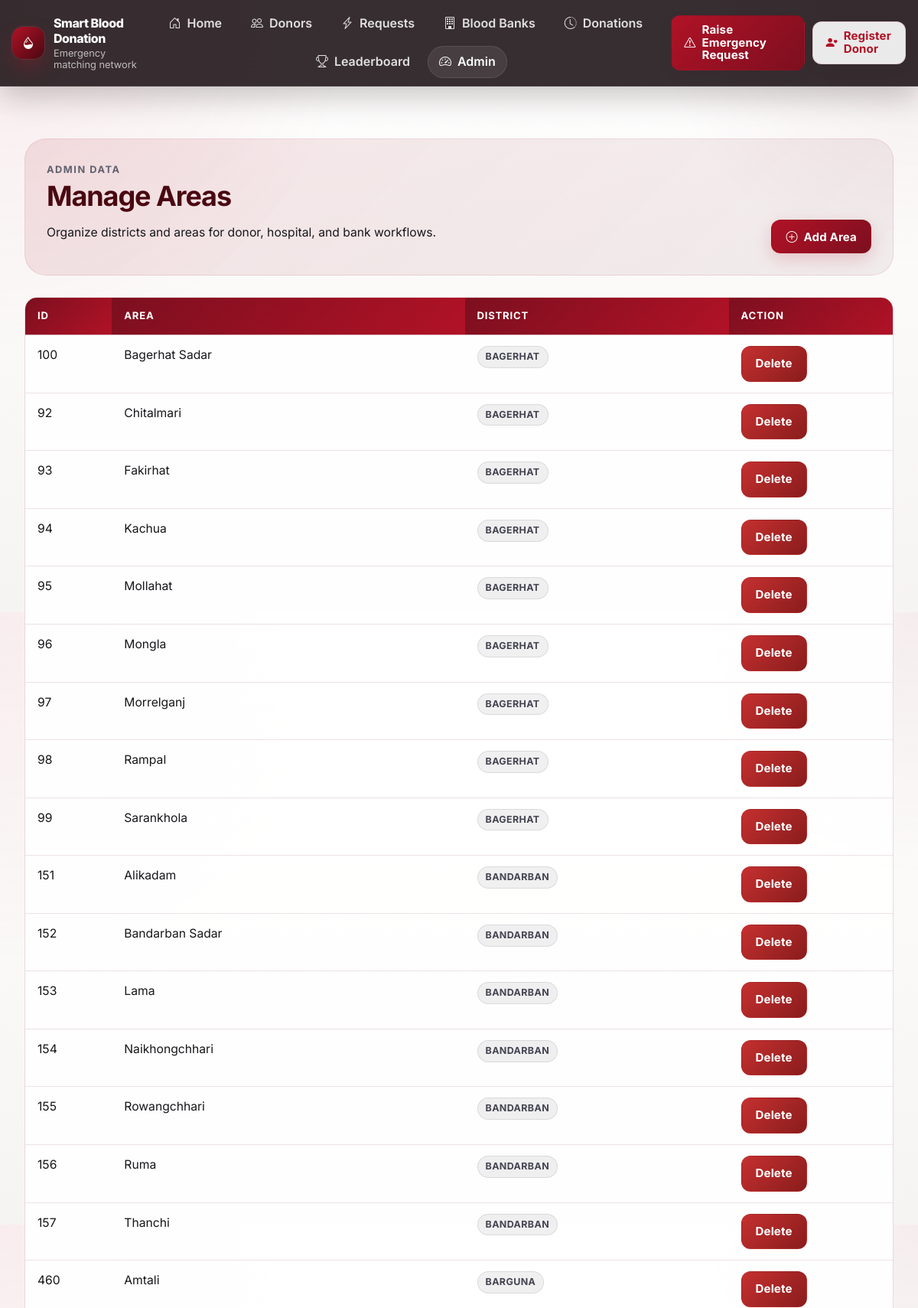
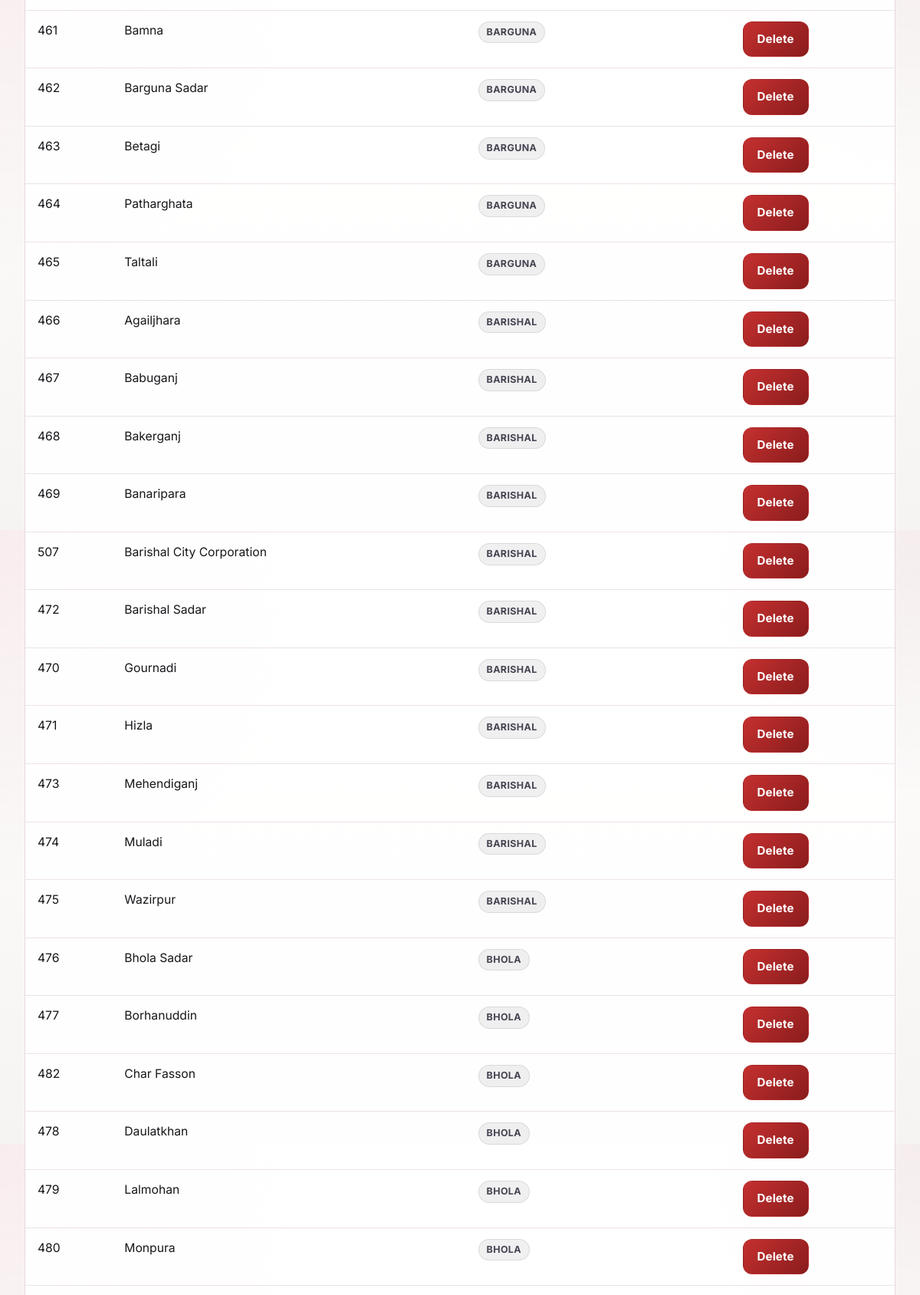
The page /admin/manage_areas.php (signed in, upper part) on the database its author committed (2 pictures, top to bottom).
### tables this page shows
CREATE TABLE Area (
    area_id INT AUTO_INCREMENT PRIMARY KEY,
    area_name VARCHAR(100) NOT NULL,
    district VARCHAR(100) NOT NULL,
    UNIQUE (area_name, district)
);

### admin/manage_areas.php (the view, shortened to what this page needs)
<?php
include '../includes/db_connect.php';
$q = $conn->query("SELECT area_id, area_name, district FROM Area ORDER BY district, area_name");
?>
<!DOCTYPE html>
<html lang="en">
<head>
    <link rel="stylesheet" href="../assets/style.css">
</head>
<body>
<?php include '../includes/header.php'; ?>
<main class="page-shell">
    <div class="page-shell">
        <section class="page-hero">
            <div class="space-between" style="display:flex; gap:12px; flex-wrap:wrap; align-items:end;">
                <div>
                    <span class="eyebrow">Admin data</span>
                    <h1 class="page-title">Manage Areas</h1>
                    <p>Organize districts and areas for donor, hospital, and bank workflows.</p>
                </div>
                <a class="button-primary" href="add_area.php"><i class="bi bi-plus-circle"></i>Add Area</a>
            </div>
        </section>
        <section class="section-block">
            <div class="table-wrap">
                <table>
                    <thead><tr><th>ID</th><th>Area</th><th>District</th><th>Action</th></tr></thead>
                    <tbody>
                        <?php while ($r = $q->fetch_assoc()) { ?>
                        <tr>
                            <td><?= (int)$r['area_id'] ?></td>
                            <td><?= htmlspecialchars($r['area_name']) ?></td>
                            <td><span class="badge status-neutral"><?= htmlspecialchars($r['district']) ?></span></td>
                            <td><a class="button-danger" href="?delete_id=<?= (int)$r['area_id'] ?>" onclick="return confirm('Delete this area?');">Delete</a></td>
                        </tr>
                        <?php } ?>
                    </tbody>
                </table>
            </div>
        </section>
    </div>
</main>
</body>
</html>

### assets/style.css (style rules this page uses)
:root { --primary-red: #b11226; --dark-red: #7c0f1f; --deep-red: #4a0811; --light-red: #fce8eb; --background: #f6f4f2; --surface: #ffffff; --surface-2: #fff8f9; --text-primary: #17171b; --text-secondary: #61616f; --border: #e7d9dc; --success: #177245; --warning: #b86b00; --danger: #b11226; --info: #0e7490; --radius-sm: 10px; --radius-md: 16px; --radius-lg: 24px; --shadow-sm: 0 8px 24px rgba(25, 17, 20, 0.06); --shadow-md: 0 16px 44px rgba(25, 17, 20, 0.10); --shadow-lg: 0 28px 72px rgba(25, 17, 20, 0.16); --transition: 220ms ease; }
* { box-sizing: border-box; }
html { scroll-behavior: smooth; }
body { margin: 0; font-family: 'Inter', sans-serif; color: var(--text-primary); background: radial-gradient(circle at top left, rgba(177, 18, 38, 0.08), transparent 32%), radial-gradient(circle at top right, rgba(124, 15, 31, 0.08), transparent 24%), linear-gradient(180deg, #fff 0%, var(--background) 100%); min-height: 100vh; }
a { color: var(--primary-red); text-decoration: none; transition: color var(--transition), opacity var(--transition), transform var(--transition); }
body > h1, .page-title { margin: 0 0 14px; color: var(--deep-red); font-size: clamp(1.8rem, 3vw, 2.65rem); line-height: 1.1; letter-spacing: -0.03em; }
p, li, td, th, label, input, select, button, textarea { font-size: 0.98rem; line-height: 1.5; }
.page-shell, .container, body > div[style*='max-width'] { width: min(1180px, calc(100% - 32px)); margin-left: auto !important; margin-right: auto !important; }
.page-shell { padding: 34px 0 48px; }
.section-block { margin-top: 28px; }
.button, button, a[class*='button'], a[class*='btn'], .btn, input[type='submit'], input[type='button'], .nav-cta, .action-link { display: inline-flex; align-items: center; justify-content: center; gap: 8px; min-height: 44px; padding: 11px 18px; border-radius: 12px; border: 1px solid transparent; font-weight: 700; font-size: 0.94rem; letter-spacing: 0.01em; cursor: pointer; text-decoration: none; transition: transform var(--transition), box-shadow var(--transition), background var(--transition), border-color var(--transition), color var(--transition), opacity var(--transition); }
button, .button-primary, .btn-primary, .nav-cta-primary, input[type='submit'], a.button-primary, a.btn-primary { color: #fff; background: linear-gradient(135deg, var(--primary-red), var(--dark-red)); box-shadow: 0 8px 22px rgba(177, 18, 38, 0.18); }
.button-danger, .btn-danger { color: #fff; background: linear-gradient(135deg, #c53030, #8a1c1c); }
table { width: 100%; border-collapse: separate; border-spacing: 0; overflow: hidden; background: rgba(255,255,255,0.92); border: 1px solid var(--border); border-radius: var(--radius-md); box-shadow: var(--shadow-sm); }
th, td { padding: 14px 16px; text-align: left; vertical-align: top; border-bottom: 1px solid rgba(231, 217, 220, 0.75); }
th { color: #fff; background: linear-gradient(135deg, var(--dark-red), var(--primary-red)); font-size: 0.82rem; letter-spacing: 0.06em; text-transform: uppercase; }
.table-wrap { width: 100%; overflow-x: auto; border-radius: var(--radius-md); }
.badge, .status-badge, [class^='status-'], [class*=' status-'] { display: inline-flex; align-items: center; justify-content: center; gap: 6px; min-height: 28px; padding: 4px 10px; border-radius: 999px; font-size: 0.78rem; font-weight: 700; letter-spacing: 0.03em; text-transform: uppercase; }
.status-neutral { color: #454552; background: rgba(69, 69, 82, 0.08); border: 1px solid rgba(69, 69, 82, 0.12); }
.stat-label, .meta-label, .eyebrow { display: inline-flex; margin-bottom: 8px; color: var(--text-secondary); font-size: 0.8rem; font-weight: 700; letter-spacing: 0.12em; text-transform: uppercase; }
.page-hero { display: grid; gap: 18px; padding: 28px; border-radius: 28px; background: linear-gradient(135deg, rgba(177, 18, 38, 0.10), rgba(74, 8, 17, 0.06)); border: 1px solid rgba(177, 18, 38, 0.10); }
.space-between { justify-content: space-between; }

### rows shown on the page
area: area_id "100", area_name "Bagerhat Sadar", district "BAGERHAT"
area: area_id "92", area_name "Chitalmari", district "BAGERHAT"
area: area_id "93", area_name "Fakirhat", district "BAGERHAT"
area: area_id "94", area_name "Kachua", district "BAGERHAT"
area: area_id "95", area_name "Mollahat", district "BAGERHAT"
area: area_id "96", area_name "Mongla", district "BAGERHAT"
area: area_id "97", area_name "Morrelganj", district "BAGERHAT"
area: area_id "98", area_name "Rampal", district "BAGERHAT"
area: area_id "99", area_name "Sarankhola", district "BAGERHAT"
area: area_id "151", area_name "Alikadam", district "BANDARBAN"
area: area_id "152", area_name "Bandarban Sadar", district "BANDARBAN"
area: area_id "153", area_name "Lama", district "BANDARBAN"
area: area_id "154", area_name "Naikhongchhari", district "BANDARBAN"
area: area_id "155", area_name "Rowangchhari", district "BANDARBAN"
area: area_id "156", area_name "Ruma", district "BANDARBAN"
area: area_id "157", area_name "Thanchi", district "BANDARBAN"
area: area_id "460", area_name "Amtali", district "BARGUNA"
area: area_id "461", area_name "Bamna", district "BARGUNA"
area: area_id "462", area_name "Barguna Sadar", district "BARGUNA"
area: area_id "463", area_name "Betagi", district "BARGUNA"
area: area_id "464", area_name "Patharghata", district "BARGUNA"
area: area_id "465", area_name "Taltali", district "BARGUNA"
area: area_id "466", area_name "Agailjhara", district "BARISHAL"
area: area_id "467", area_name "Babuganj", district "BARISHAL"
area: area_id "468", area_name "Bakerganj", district "BARISHAL"
area: area_id "469", area_name "Banaripara", district "BARISHAL"
area: area_id "507", area_name "Barishal City Corporation", district "BARISHAL"
area: area_id "472", area_name "Barishal Sadar", district "BARISHAL"
area: area_id "470", area_name "Gournadi", district "BARISHAL"
area: area_id "471", area_name "Hizla", district "BARISHAL"
area: area_id "473", area_name "Mehendiganj", district "BARISHAL"
area: area_id "474", area_name "Muladi", district "BARISHAL"
area: area_id "475", area_name "Wazirpur", district "BARISHAL"
area: area_id "476", area_name "Bhola Sadar", district "BHOLA"
area: area_id "477", area_name "Borhanuddin", district "BHOLA"
area: area_id "482", area_name "Char Fasson", district "BHOLA"
area: area_id "478", area_name "Daulatkhan", district "BHOLA"
area: area_id "479", area_name "Lalmohan", district "BHOLA"
area: area_id "480", area_name "Monpura", district "BHOLA"
